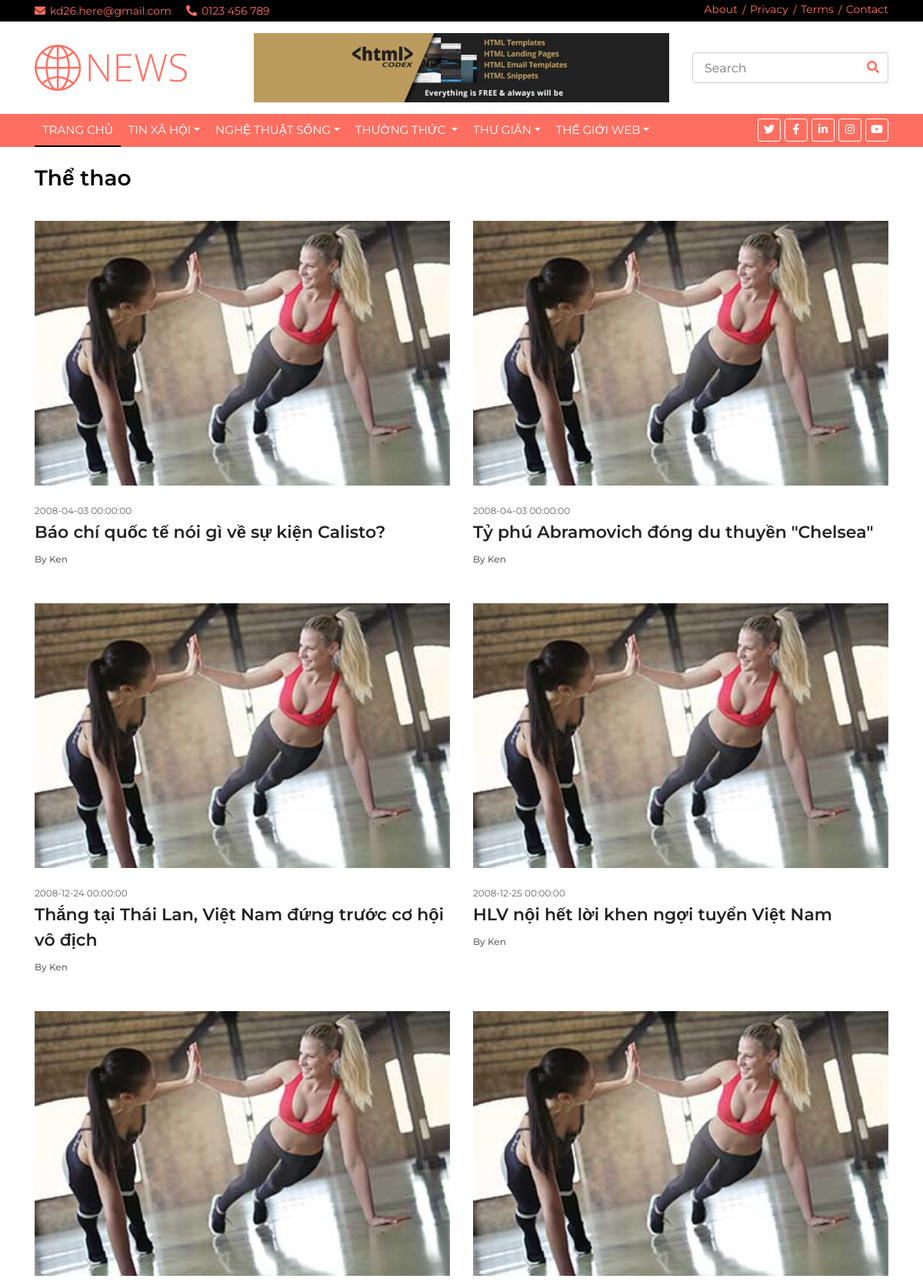
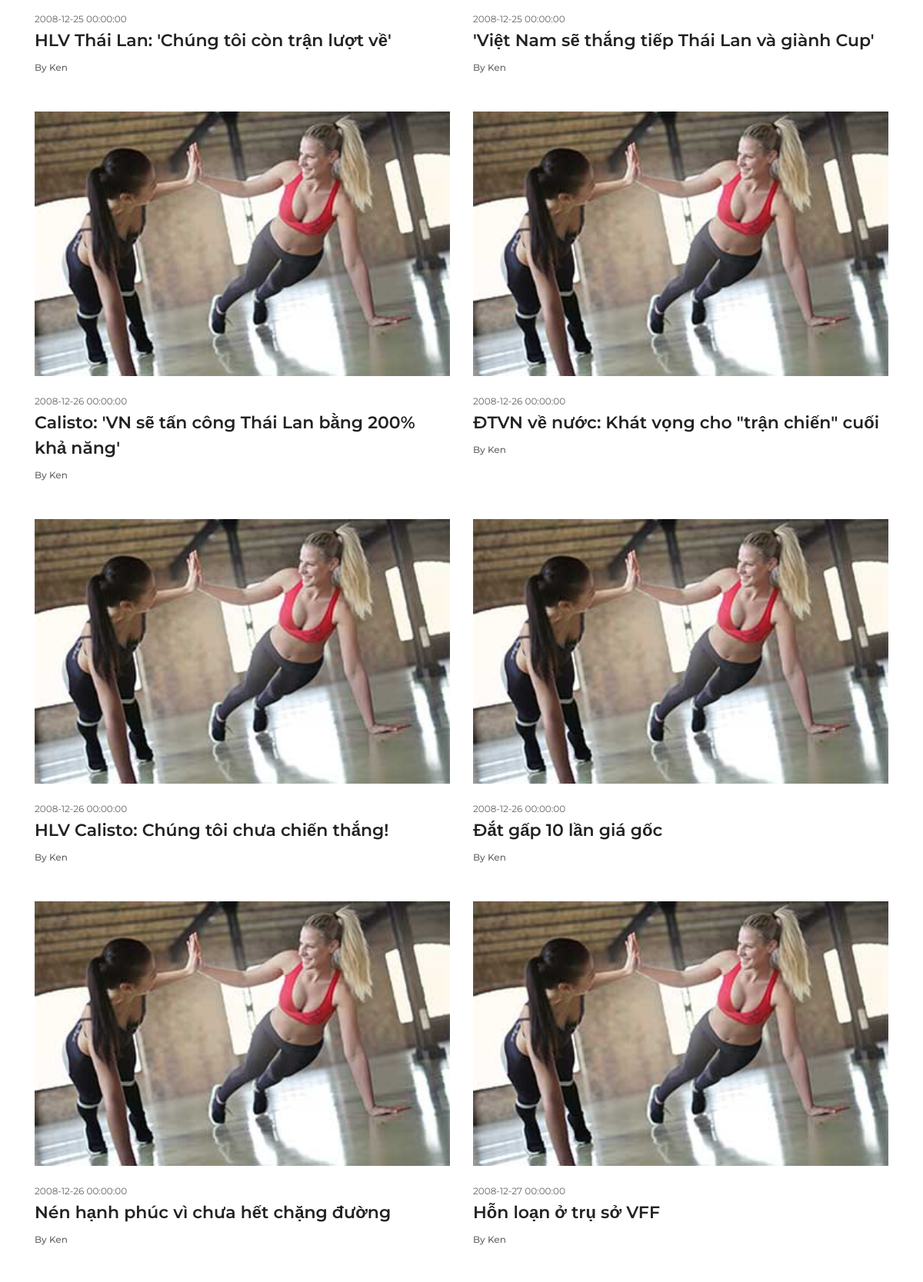
Screenshot of /News/loaitin.php?idLT=1 (upper part) with the database file from the repository (2 pictures, top to bottom).
### tables this page shows
CREATE TABLE `theloai` (
  `idTL` int(11) NOT NULL,
  `lang` char(2) NOT NULL DEFAULT 'vi',
  `TenTL` varchar(255) NOT NULL DEFAULT '',
  `TenTL_KhongDau` varchar(100) DEFAULT NULL,
  `ThuTu` int(11) DEFAULT 0,
  `AnHien` tinyint(1) DEFAULT 1
);

CREATE TABLE `loaitin` (
  `idLT` int(11) NOT NULL,
  `lang` char(2) NOT NULL DEFAULT 'vi',
  `Ten` varchar(100) NOT NULL DEFAULT '',
  `Ten_KhongDau` varchar(100) DEFAULT NULL,
  `ThuTu` tinyint(11) NOT NULL DEFAULT 0,
  `AnHien` tinyint(1) NOT NULL DEFAULT 1,
  `idTL` int(11) NOT NULL DEFAULT 1
);

CREATE TABLE `tin` (
  `idTin` int(11) NOT NULL,
  `lang` char(2) NOT NULL DEFAULT 'vi',
  `TieuDe` varchar(255) NOT NULL DEFAULT '',
  `TieuDe_KhongDau` varchar(255) DEFAULT NULL,
  `TomTat` varchar(1000) DEFAULT NULL,
  `urlHinh` varchar(255) DEFAULT NULL,
  `Ngay` datetime DEFAULT '0000-00-00 00:00:00',
  `idUser` int(11) NOT NULL DEFAULT 0,
  `idSK` int(11) DEFAULT 0,
  `Content` text DEFAULT NULL,
  `idLT` int(11) NOT NULL DEFAULT 0,
  `idTL` int(11) DEFAULT 1,
  `SoLanXem` int(11) DEFAULT 0,
  `TinNoiBat` tinyint(1) DEFAULT 0,
  `AnHien` tinyint(1) DEFAULT 1
);

### News/loaitin.php (the view, shortened to what this page needs)
<?php include "header.php"; ?>
<?php include "../admin/config.php"; ?>
<?php $idLT = $_GET['idLT']?>
        <br>
        <div class="cat-news">
            <div class="container">
                <div class="row">
                    <div class="col-12">
                        <?php
                            $str = "select * from loaitin where AnHien=1 and lang='vi' and idLT=$idLT";
                            $result = mysqli_query($conn,$str);
                            $row = mysqli_fetch_assoc($result);
                        ?>
                        <h3><?php echo $row['Ten']; ?></h3>
                        <br>
                    </div>
                    <?php
                                    $str = "select * from tin where idLT = $idLT and AnHien = 1 and lang = 'vi' ";
                                    $result = mysqli_query($conn,$str);
                                    while($row = mysqli_fetch_assoc($result)){?>
                                        <div class="col-12 col-sm-6">
                                            <div class="single-blog-post style-2 mb-5">
                                                <div class="blog-thumbnail">
                                                    <a href="#"><img src="img/news-350x223-2.jpg" alt=""></a>
                                                </div>
                                                <div class="blog-content">
                                                    <span class="post-date"><?php echo $row['Ngay'];?></span>
                                                    <a href="#" class="post-title"><?php echo $row['TieuDe'];?></a>
                                                    <a href="#" class="post-author">By Ken</a>
                                                </div>
                                            </div>
                                        </div>
                                    <?php } ?>
                </div>
            </div>
        </div>
<?php include "footer.php";?>

### News/header.php (shortened to what this page needs)
<?php include "../admin/config.php"; ?>
<!DOCTYPE html>
<html lang="en">
    <head>
        <link href="https://stackpath.bootstrapcdn.com/bootstrap/4.4.1/css/bootstrap.min.css" rel="stylesheet">
        <link href="https://cdnjs.cloudflare.com/ajax/libs/font-awesome/5.10.0/css/all.min.css" rel="stylesheet">
        <link href="lib/slick/slick.css" rel="stylesheet">
        <link href="lib/slick/slick-theme.css" rel="stylesheet">
        <link href="css/style.css" rel="stylesheet">
    </head>
    <body>
        <div class="top-bar">
            <div class="container">
                <div class="row">
                    <div class="col-md-6">
                        <div class="tb-contact">
                            <p><i class="fas fa-envelope"></i>kd26.here@gmail.com</p>
                            <p><i class="fas fa-phone-alt"></i>0123 456 789</p>
                        </div>
                    </div>
                    <div class="col-md-6">
                        <div class="tb-menu">
                            <a href="">About</a>
                            <a href="">Privacy</a>
                            <a href="">Terms</a>
                            <a href="">Contact</a>
                        </div>
                    </div>
                </div>
            </div>
        </div>
        <div class="brand">
            <div class="container">
                <div class="row align-items-center">
                    <div class="col-lg-3 col-md-4">
                        <div class="b-logo">
                            <a href="index.html">
                                <img src="img/logo.png" alt="Logo">
                            </a>
                        </div>
                    </div>
                    <div class="col-lg-6 col-md-4">
                        <div class="b-ads">
                            <a href="https://htmlcodex.com">
                                <img src="img/ads-1.jpg" alt="Ads">
                            </a>
                        </div>
                    </div>
                    <div class="col-lg-3 col-md-4">
                        <div class="b-search">
                            <input type="text" placeholder="Search">
                            <button><i class="fa fa-search"></i></button>
                        </div>
                    </div>
                </div>
            </div>
        </div>
        <div class="nav-bar">
            <div class="container">
                <nav class="navbar navbar-expand-md bg-dark navbar-dark">
                    <div class="collapse navbar-collapse justify-content-between" id="navbarCollapse">
                        <div class="navbar-nav mr-auto">
                            <a href="index.php" class="nav-item nav-link active">Trang Chủ</a>
                            <?php
                                $str_theloai = "select * from theloai where AnHien=1 and lang='vi'";
                                $result_theloai = mysqli_query($conn,$str_theloai);
                                while ($row_theloai = mysqli_fetch_assoc($result_theloai)){
                            ?>
                            <div class="nav-item dropdown">
                                <a href="theloai.php?idTL=<?php echo $row_theloai['idTL'];?>" class="nav-link dropdown-toggle" data-toggle="dropdown"><?php echo $row_theloai['TenTL']; ?></a>
                            </div>
                            <?php } ?>
                        </div>
                        <div class="social ml-auto">
                            <a href=""><i class="fab fa-twitter"></i></a>
                            <a href=""><i class="fab fa-facebook-f"></i></a>
                            <a href=""><i class="fab fa-linkedin-in"></i></a>
                            <a href=""><i class="fab fa-instagram"></i></a>
                            <a href=""><i class="fab fa-youtube"></i></a>
                        </div>
                    </div>
                </nav>
            </div>
        </div>

### News/css/style.css (style rules this page uses)
body { color: #000000; font-family: "Montserrat", sans-serif; font-weight: 400; background: #ffffff; }
a { color: #ff6f61; transition: 0.5s; }
p { padding: 0; margin: 0 0 15px 0; color: #000000; }
h1, h2, h3, h4, h5, h6 { margin: 0 0 15px 0; padding: 0; color: #000000; font-weight: 600; }
.top-bar { padding: 2px 0; background: #000000; }
.top-bar .tb-contact p { display: inline-block; margin: 0; color: #ff6f61; font-size: 14px; }
.top-bar .tb-contact p i { margin-right: 6px; }
.top-bar .tb-contact p:first-child { margin-right: 15px; }
.top-bar .tb-menu { font-size: 0; text-align: right; }
.top-bar .tb-menu a { color: #ff6f61; font-size: 14px; margin: 0 8px; }
.top-bar .tb-menu a:last-child { margin-right: 0; }
.top-bar .tb-menu a::after { position: absolute; content: "/"; margin: 1px 0 0 6px; color: #ff6f61; font-size: 14px; }
.top-bar .tb-menu a:last-child::after { display: none; }
.brand { margin: 15px 0; background: #ffffff; }
.brand .b-logo { text-align: left; overflow: hidden; }
.brand .b-logo a img { max-width: 100%; max-height: 60px; }
.brand .b-ads { overflow: hidden; }
.brand .b-ads a img { max-width: 100%; max-height: 100%; }
.brand .b-search { width: 100%; }
.brand .b-search input[type="text"] { width: 100%; height: 40px; padding: 0 15px; color: #666666; border: 1px solid #cccccc; border-radius: 4px; }
.brand .b-search button { position: absolute; width: 40px; height: 40px; top: 0; right: 15px; border: none; background: none; color: #ff6f61; border-radius: 0 4px 4px 0; }
@media (min-width: 768px) { .brand { max-height: 90px; } }
.nav-bar { position: relative; }
.nav-bar .navbar { height: 100%; padding: 0; }
.navbar-dark .navbar-nav .nav-link, .navbar-dark .navbar-nav .nav-link:focus, .navbar-dark .navbar-nav .nav-link:hover, .navbar-dark .navbar-nav .nav-link.active { padding: 10px 10px 8px 10px; color: #ffffff; }
.navbar-dark .navbar-nav .nav-link:hover, .navbar-dark .navbar-nav .nav-link.active { border-bottom: 2px solid #000000; transition: none; }
@media (min-width: 768px) { .nav-bar, .nav-bar .navbar { background: #ff6f61 !important; } }
@media (min-width: 768px) { .nav-bar a.nav-link { padding: 8px 15px; font-size: 15px; text-transform: uppercase; } }
.nav-bar .social { font-size: 0; overflow: hidden; }
.nav-bar .social a { display: inline-block; margin-left: 5px; width: 30px; height: 30px; padding: 3px 0; text-align: center; font-size: 14px; background: #ff6f61; border: 1px solid #ffffff; border-radius: 4px; }
.nav-bar .social a i { color: #ffffff; }
.cat-news { position: relative; width: 100%; padding: 0; }
.single-blog-post { position: relative; z-index: 1; overflow: hidden; -webkit-transition-duration: 500ms; transition-duration: 500ms; }
.single-blog-post.style-2 .blog-thumbnail { margin-bottom: 20px; }
.single-blog-post.style-2 .blog-thumbnail img { width: 100%; }
.single-blog-post.style-2 .blog-content { position: relative; z-index: 1; }
.single-blog-post.style-2 .blog-content .post-date { font-size: 12px; color: #636363; margin-bottom: 10px; }
.single-blog-post.style-2 .blog-content .post-title { display: block; font-weight: 600; font-size: 22px; margin-bottom: 10px; color: #232323; }
.single-blog-post.style-2 .blog-content .post-author { display: block; font-size: 12px; color: #636363; font-weight: 500; -webkit-transition-duration: 500ms; transition-duration: 500ms; }

### rows the page displays
theloai: TenTL "TIN XÃ HỘI"
theloai: TenTL "NGHỆ THUẬT SỐNG"
theloai: TenTL "THƯỜNG THỨC"
theloai: TenTL "THƯ GIÃN"
theloai: TenTL "THẾ GIỚI WEB"
loaitin: Ten "Thể thao"
tin: Ngay "2008-04-03 00:00:00", TieuDe "Báo chí quốc tế nói gì về sự kiện Calisto?"
tin: Ngay "2008-04-03 00:00:00", TieuDe "Tỷ phú Abramovich đóng du thuyền \"Chelsea\""
tin: Ngay "2008-12-24 00:00:00", TieuDe "Thắng tại Thái Lan, Việt Nam đứng trước cơ hội vô địch"
tin: Ngay "2008-12-25 00:00:00", TieuDe "HLV nội hết lời khen ngợi tuyển Việt Nam"
tin: Ngay "2008-12-25 00:00:00", TieuDe "HLV Thái Lan: 'Chúng tôi còn trận lượt về'"
tin: Ngay "2008-12-25 00:00:00", TieuDe "'Việt Nam sẽ thắng tiếp Thái Lan và giành Cup'"
tin: Ngay "2008-12-26 00:00:00", TieuDe "Calisto: 'VN sẽ tấn công Thái Lan bằng 200% khả năng'"
tin: Ngay "2008-12-26 00:00:00", TieuDe "ĐTVN về nước: Khát vọng cho \"trận chiến\" cuối"
tin: Ngay "2008-12-26 00:00:00", TieuDe "HLV Calisto: Chúng tôi chưa chiến thắng!"
tin: Ngay "2008-12-26 00:00:00", TieuDe "Đắt gấp 10 lần giá gốc"
tin: Ngay "2008-12-26 00:00:00", TieuDe "Nén hạnh phúc vì chưa hết chặng đường"
tin: Ngay "2008-12-27 00:00:00", TieuDe "Hỗn loạn ở trụ sở VFF"
